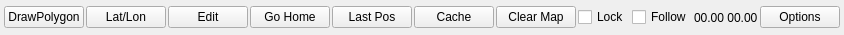
<?xml version="1.0" encoding="UTF-8"?>
<ui version="4.0">
 <class>QGCMapToolBar</class>
 <widget class="QWidget" name="QGCMapToolBar">
  <property name="geometry">
   <rect>
    <x>0</x>
    <y>0</y>
    <width>809</width>
    <height>35</height>
   </rect>
  </property>
  <property name="windowTitle">
   <string>Form</string>
  </property>
  <layout class="QHBoxLayout" name="horizontalLayout" stretch="0,1,1,1,1,1,1,0,1,5,1,30,1">
   <property name="spacing">
    <number>2</number>
   </property>
   <property name="leftMargin">
    <number>4</number>
   </property>
   <property name="topMargin">
    <number>4</number>
   </property>
   <property name="rightMargin">
    <number>4</number>
   </property>
   <property name="bottomMargin">
    <number>4</number>
   </property>
   <item>
    <widget class="QPushButton" name="drawPolygonButton">
     <property name="text">
      <string>DrawPolygon</string>
     </property>
    </widget>
   </item>
   <item>
    <widget class="QPushButton" name="goToButton">
     <property name="text">
      <string>Lat/Lon</string>
     </property>
    </widget>
   </item>
   <item>
    <widget class="QPushButton" name="editButton">
     <property name="text">
      <string>Edit</string>
     </property>
    </widget>
   </item>
   <item>
    <widget class="QPushButton" name="goHomeButton">
     <property name="text">
      <string>Go Home</string>
     </property>
    </widget>
   </item>
   <item>
    <widget class="QPushButton" name="lastPosButton">
     <property name="text">
      <string>Last Pos</string>
     </property>
    </widget>
   </item>
   <item>
    <widget class="QPushButton" name="ripMapButton">
     <property name="text">
      <string>Cache</string>
     </property>
    </widget>
   </item>
   <item>
    <widget class="QPushButton" name="clearTrailsButton">
     <property name="text">
      <string>Clear Map</string>
     </property>
    </widget>
   </item>
   <item>
    <widget class="QCheckBox" name="lockCheckBox">
     <property name="text">
      <string>Lock</string>
     </property>
    </widget>
   </item>
   <item>
    <widget class="QCheckBox" name="followCheckBox">
     <property name="text">
      <string>Follow</string>
     </property>
    </widget>
   </item>
   <item>
    <spacer name="horizontalSpacer">
     <property name="orientation">
      <enum>Qt::Horizontal</enum>
     </property>
     <property name="sizeHint" stdset="0">
      <size>
       <width>20</width>
       <height>20</height>
      </size>
     </property>
    </spacer>
   </item>
   <item>
    <widget class="QLabel" name="posLabel">
     <property name="text">
      <string>00.00 00.00</string>
     </property>
    </widget>
   </item>
   <item>
    <spacer name="horizontalSpacer_2">
     <property name="orientation">
      <enum>Qt::Horizontal</enum>
     </property>
     <property name="sizeHint" stdset="0">
      <size>
       <width>40</width>
       <height>20</height>
      </size>
     </property>
    </spacer>
   </item>
   <item>
    <widget class="QPushButton" name="optionsButton">
     <property name="text">
      <string>Options</string>
     </property>
    </widget>
   </item>
  </layout>
 </widget>
 <resources/>
 <connections/>
</ui>
